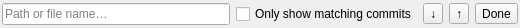
<?xml version="1.0" encoding="UTF-8"?>
<ui version="4.0">
 <class>CommitFileSearchBar</class>
 <widget class="QWidget" name="CommitFileSearchBar">
  <property name="geometry">
   <rect>
    <x>0</x>
    <y>0</y>
    <width>520</width>
    <height>28</height>
   </rect>
  </property>
  <property name="sizePolicy">
   <sizepolicy hsizetype="Preferred" vsizetype="Fixed">
    <horstretch>0</horstretch>
    <verstretch>0</verstretch>
   </sizepolicy>
  </property>
  <property name="windowTitle">
   <string>Commit file search</string>
  </property>
  <property name="autoFillBackground">
   <bool>true</bool>
  </property>
  <layout class="QHBoxLayout" name="horizontalLayout">
   <property name="leftMargin">
    <number>2</number>
   </property>
   <property name="topMargin">
    <number>2</number>
   </property>
   <property name="rightMargin">
    <number>2</number>
   </property>
   <property name="bottomMargin">
    <number>2</number>
   </property>
   <item>
    <widget class="QLineEdit" name="lineEdit">
     <property name="placeholderText">
      <string>Path or file name…</string>
     </property>
     <property name="clearButtonEnabled">
      <bool>true</bool>
     </property>
    </widget>
   </item>
   <item>
    <widget class="QCheckBox" name="filterOnlyCheckBox">
     <property name="text">
      <string>Only show matching commits</string>
     </property>
    </widget>
   </item>
   <item>
    <widget class="QToolButton" name="forwardButton">
     <property name="toolTip">
      <string>Next matching commit</string>
     </property>
     <property name="text">
      <string notr="true">↓</string>
     </property>
    </widget>
   </item>
   <item>
    <widget class="QToolButton" name="backwardButton">
     <property name="toolTip">
      <string>Previous matching commit</string>
     </property>
     <property name="text">
      <string notr="true">↑</string>
     </property>
    </widget>
   </item>
   <item>
    <widget class="QToolButton" name="closeButton">
     <property name="toolTip">
      <string>Close</string>
     </property>
     <property name="text">
      <string>Done</string>
     </property>
    </widget>
   </item>
  </layout>
 </widget>
 <resources/>
 <connections/>
</ui>
